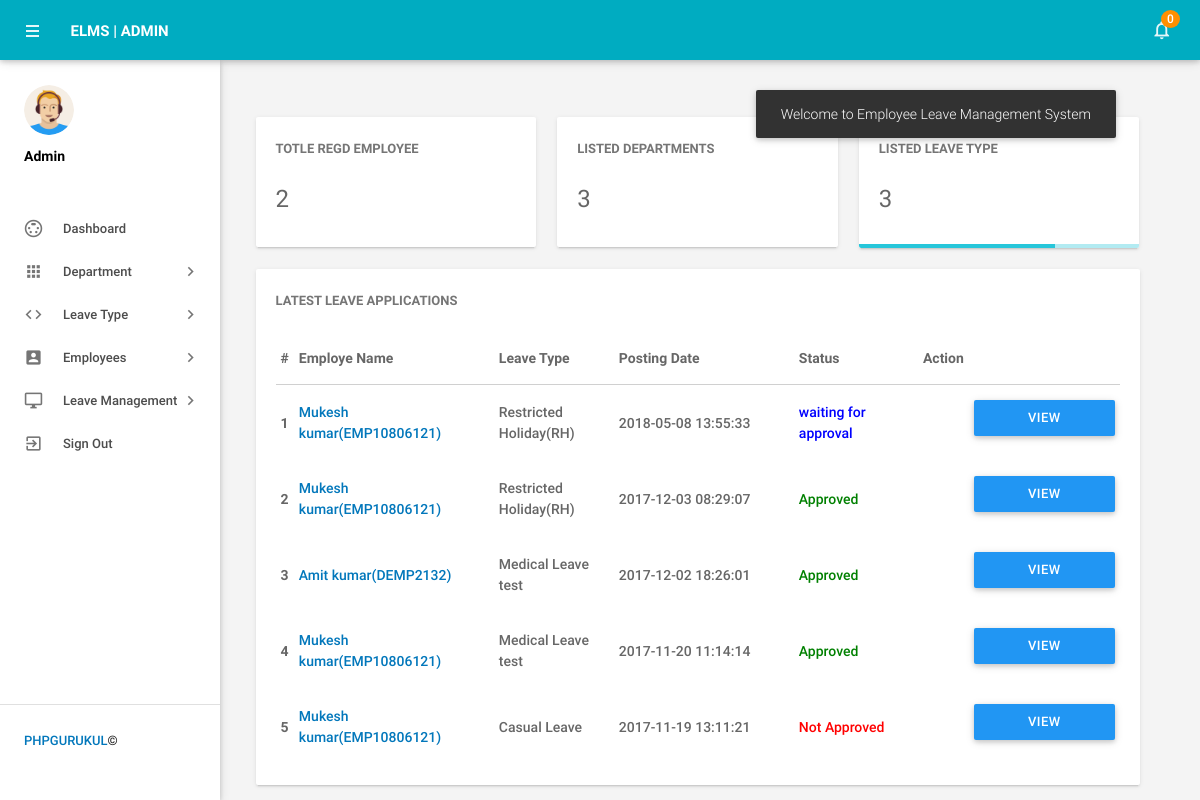
Screenshot of /admin/dashboard.php (signed in) with the database file from the repository.
### tables this page shows
CREATE TABLE `tblleaves` (
  `id` int(11) NOT NULL,
  `LeaveType` varchar(110) NOT NULL,
  `ToDate` varchar(120) NOT NULL,
  `FromDate` varchar(120) NOT NULL,
  `Description` mediumtext NOT NULL,
  `PostingDate` timestamp NOT NULL DEFAULT CURRENT_TIMESTAMP,
  `AdminRemark` mediumtext,
  `AdminRemarkDate` varchar(120) DEFAULT NULL,
  `Status` int(1) NOT NULL,
  `IsRead` int(1) NOT NULL,
  `empid` int(11) DEFAULT NULL
);

CREATE TABLE `tblemployees` (
  `id` int(11) NOT NULL,
  `EmpId` varchar(100) NOT NULL,
  `FirstName` varchar(150) NOT NULL,
  `LastName` varchar(150) NOT NULL,
  `EmailId` varchar(200) NOT NULL,
  `Password` varchar(180) NOT NULL,
  `Gender` varchar(100) NOT NULL,
  `Dob` varchar(100) NOT NULL,
  `Department` varchar(255) NOT NULL,
  `Address` varchar(255) NOT NULL,
  `City` varchar(200) NOT NULL,
  `Country` varchar(150) NOT NULL,
  `Phonenumber` char(11) NOT NULL,
  `Status` int(1) NOT NULL,
  `RegDate` timestamp NOT NULL DEFAULT CURRENT_TIMESTAMP
);

### admin/dashboard.php (the view, shortened to what this page needs)
<?php
include('includes/config.php');
if(strlen($_SESSION['alogin'])==0)
    {
header('location:index.php');
}
else{
?>
<!DOCTYPE html>
<html lang="en">
    <head>
        <link type="text/css" rel="stylesheet" href="../assets/plugins/materialize/css/materialize.min.css"/>
        <link href="../assets/plugins/metrojs/MetroJs.min.css" rel="stylesheet">
        <link href="../assets/plugins/weather-icons-master/css/weather-icons.min.css" rel="stylesheet">
        <link href="../assets/css/alpha.min.css" rel="stylesheet" type="text/css"/>
        <link href="../assets/css/custom.css" rel="stylesheet" type="text/css"/>
    </head>
    <body>
           <?php include('includes/header.php');?>
       <?php include('includes/sidebar.php');?>
            <main class="mn-inner">
                <div class="middle-content">
                    <div class="row no-m-t no-m-b">
                    <div class="col s12 m12 l4">
                        <div class="card stats-card">
                            <div class="card-content">
                                <span class="card-title">Totle Regd Employee</span>
                                <span class="stats-counter">
<?php
$sql = "SELECT id from tblemployees";
$query = $dbh -> prepare($sql);
$query->execute();
$empcount=$query->rowCount();
?>
                                    <span class="counter"><?php echo htmlentities($empcount);?></span></span>
                            </div>
                            <div id="sparkline-bar"></div>
                        </div>
                    </div>
                        <div class="col s12 m12 l4">
                        <div class="card stats-card">
                            <div class="card-content">
                                <span class="card-title">Listed Departments </span>
    <?php
$sql = "SELECT id from tbldepartments";
$query = $dbh -> prepare($sql);
$query->execute();
$dptcount=$query->rowCount();
?>
                                <span class="stats-counter"><span class="counter"><?php echo htmlentities($dptcount);?></span></span>
                            </div>
                            <div id="sparkline-line"></div>
                        </div>
                    </div>
                    <div class="col s12 m12 l4">
                        <div class="card stats-card">
                            <div class="card-content">
                                <span class="card-title">Listed leave Type</span>
                                    <?php
$sql = "SELECT id from  tblleavetype";
$query = $dbh -> prepare($sql);
$query->execute();
$leavtypcount=$query->rowCount();
?>
                                <span class="stats-counter"><span class="counter"><?php echo htmlentities($leavtypcount);?></span></span>
                            </div>
                            <div class="progress stats-card-progress">
                                <div class="determinate" style="width: 70%"></div>
                            </div>
                        </div>
                    </div>
                </div>
                    <div class="row no-m-t no-m-b">
                        <div class="col s12 m12 l12">
                            <div class="card invoices-card">
                                <div class="card-content">
                                    <span class="card-title">Latest Leave Applications</span>
                             <table id="example" class="display responsive-table ">
                                    <thead>
                                        <tr>
                                            <th>#</th>
                                            <th width="200">Employe Name</th>
                                            <th width="120">Leave Type</th>
                                             <th width="180">Posting Date</th>
                                            <th>Status</th>
                                            <th align="center">Action</th>
                                        </tr>
                                    </thead>
                                    <tbody>
<?php $sql = "SELECT tblleaves.id as lid,tblemployees.FirstName,tblemployees.LastName,tblemployees.EmpId,tblemployees.id,tblleaves.LeaveType,tblleaves.PostingDate,tblleaves.Status from tblleaves join tblemployees on tblleaves.empid=tblemployees.id order by lid desc limit 6";
$query = $dbh -> prepare($sql);
$query->execute();
$results=$query->fetchAll(PDO::FETCH_OBJ);
$cnt=1;
if($query->rowCount() > 0)
{
foreach($results as $result)
{
      ?>
                                        <tr>
                                            <td> <b><?php echo htmlentities($cnt);?></b></td>
                                              <td><a href="editemployee.php?empid=<?php echo htmlentities($result->id);?>" target="_blank"><?php echo htmlentities($result->FirstName." ".$result->LastName);?>(<?php echo htmlentities($result->EmpId);?>)</a></td>
                                            <td><?php echo htmlentities($result->LeaveType);?></td>
                                            <td><?php echo htmlentities($result->PostingDate);?></td>
                                                                       <td><?php $stats=$result->Status;
if($stats==1){
                                             ?>
                                                 <span style="color: green">Approved</span>
                                                 <?php } if($stats==2)  { ?>
                                                <span style="color: red">Not Approved</span>
                                                 <?php } if($stats==0)  { ?>
 <span style="color: blue">waiting for approval</span>
 <?php } ?>
                                             </td>
          <td>
           <td><a href="leave-details.php?leaveid=<?php echo htmlentities($result->lid);?>" class="waves-effect waves-light btn blue m-b-xs"  > View Details</a></td>
                                    </tr>
                                         <?php $cnt++;} }?>
                                    </tbody>
                                </table>
                                </div>
                            </div>
                        </div>
                    </div>
                </div>
            </main>
        </div>
    </body>
</html>
<?php } ?>

### rows the page displays
tblleaves: tblemployees.FirstName+LastName "Mukesh kumar", tblemployees.EmpId "EMP10806121", LeaveType "Restricted Holiday(RH)", PostingDate "2018-05-08 13:55:33", Status "waiting for approval"
tblleaves: tblemployees.FirstName+LastName "Mukesh kumar", tblemployees.EmpId "EMP10806121", LeaveType "Restricted Holiday(RH)", PostingDate "2017-12-03 08:29:07", Status "Approved"
tblleaves: tblemployees.FirstName+LastName "Amit kumar", tblemployees.EmpId "DEMP2132", LeaveType "Medical Leave test", PostingDate "2017-12-02 18:26:01", Status "Approved"
tblleaves: tblemployees.FirstName+LastName "Mukesh kumar", tblemployees.EmpId "EMP10806121", LeaveType "Medical Leave test", PostingDate "2017-11-20 11:14:14", Status "Approved"
tblleaves: tblemployees.FirstName+LastName "Mukesh kumar", tblemployees.EmpId "EMP10806121", LeaveType "Casual Leave", PostingDate "2017-11-19 13:11:21", Status "Not Approved"

### other values shown
$unreadcount "0"
$empcount "2"
$dptcount "3"
$leavtypcount "3"
